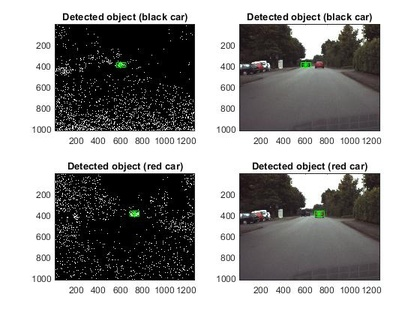
%> input picture Lab4/Images/Detection1.jpg, 420 x 315 px, shrunk from 560 x 420 before the run
$ octave --eval "result = circlesDetection(rgb2gray(imread('Images/Detection1.jpg')));"   (GNU Octave 9; MATLAB toolbox functions it lacks are replaced by stand-ins)
%> lines starting %> are read from the running program, lines starting %| are printed output that depends on the picture
### Lab4/showAllCircles.m
function showAllCircles(I, cx, cy, rad, color, ln_wid)
%% I: image on top of which you want to display the circles
%% cx, cy: column vectors with x and y coordinates of circle centers
%% rad: column vector with radii of circles.
%% The sizes of cx, cy, and rad must all be the same
%% color: optional parameter specifying the color of the circles
%%        to be displayed (red by default)
%% ln_wid: line width of circles (optional, 1.5 by default

if nargin < 5
    color = 'r';
end

if nargin < 6
   ln_wid = 1.5;
end

imshow(I); hold on;

theta = 0:0.1:(2*pi+0.1);
cx1 = cx(:,ones(size(theta)));
cy1 = cy(:,ones(size(theta)));
rad1 = rad(:,ones(size(theta)));
theta = theta(ones(size(cx1,1),1),:);
X = cx1+cos(theta).*rad1;
Y = cy1+sin(theta).*rad1;
line(X', Y', 'Color', color, 'LineWidth', ln_wid);

title(sprintf('%d circle', size(cx,1)));

### Lab4/circlesDetection.m
function[val,col,row]=circlesDetection(img)
%Lindeberg (1998): extrema in the Laplacian of Gaussians (LoG).
[h,w]=size(img);
sigma = 2;
n=5;%number of scales
scale_space = zeros(h,w,n);

for ii=1:n
    filt_size =  2*ceil(3*sigma)+1; % filter size
    LoG       =  sigma^2 * fspecial('log', filt_size, sigma); %scale-normalized Laplacian of Gaussian filter
    imFiltered = imfilter(img, LoG, 'same', 'replicate');
    scale_space(:,:,ii)=abs(imFiltered);

    radii(ii)=sigma;
    sigma=2*sigma;
end

%non-maxima suppression in scale-space
 v=2;
vv=-v:v;
scale_space_nomax  = zeros(h,w,n);
for ii=1:n
    TMP=scale_space(:,:,ii);
    for hh=(1+v):1*v:(h-v)
        for ww=(1+v):1*v:(w-v) %non-maxima suppression in 2D spatial slice @fixed scale
            tmp=TMP(hh+vv,ww+vv);
            [m,i]=max(tmp(:));
            a=zeros(length(vv));
            if m>55, a(i)=m;end
            TMP(hh+vv,ww+vv)=a;
            scale_space_nomax(hh+vv,ww+vv,ii)=a;
        end
    end
    v=2*v;
    vv=-v:v;
end

blobs=zeros(h,w);
for ii=1:h
    for jj=1:w
        tmp=scale_space_nomax(ii,jj,:); %non-maxima suppression in scale
        [m,i]=max(tmp);
        if m>55, blobs(ii,jj)=radii(i);end
    end
end

[row,col,val] = find(blobs);

figure
showAllCircles(img, col, row, 1.41*val, 'r', 1);
end
%> the loop in circlesDetection, `for ii=1:n` made 5 passes
%> pass 3, in circlesDetection, `imFiltered = imfilter(img, LoG, 'same', 'replicate');`:
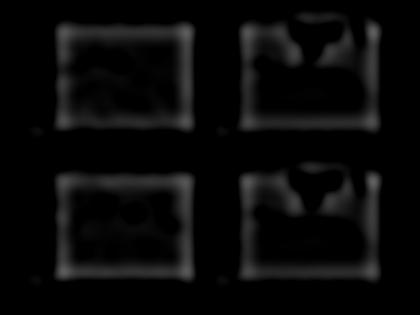
%> imFiltered: size 315x420 uint8; min 0, max 97, mean 9.4
%> after the loop in circlesDetection, `for ii=1:n`: radii = [2 4 8 16 32]; sigma = 64
%> the loop in circlesDetection, `for ii=1:n` made 5 passes
%> pass 3, in circlesDetection, `TMP=scale_space(:,:,ii);`:
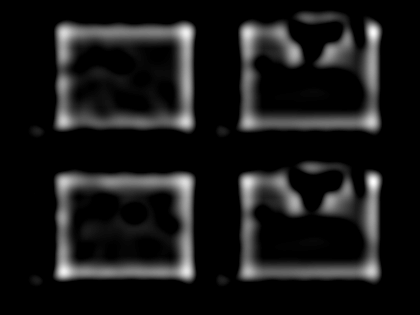
%> TMP: size 315x420 double; min 0, max 97, mean 9.4; mean of the top-left, top-right, bottom-left and bottom-right quarters 9.5, 9.3, 9.8, 9.2; drawn with min black and max white
%> after the loop in circlesDetection, `for ii=1:n`: a: size 65x65 double; every value is 0
%> after the loop in circlesDetection, `for ii=1:h`:
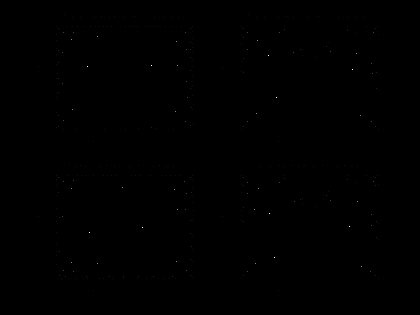
%> blobs: size 315x420 double; min 0, max 32, mean 0; drawn with min black and max white
%> in circlesDetection, `[row,col,val] = find(blobs);`: row = 345 values from 15 to 291; col = 345 values from 39 to 379; val = 345 values from 2 to 32
%> in showAllCircles, `cx1 = cx(:,ones(size(theta)));`:
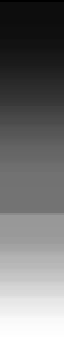
%> cx1: size 345x64 double; min 39, max 379, mean 194.5; drawn with min black and max white
%> in showAllCircles, `cy1 = cy(:,ones(size(theta)));`:
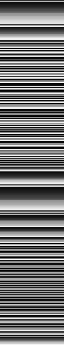
%> cy1: size 345x64 double; min 15, max 291, mean 138.2; drawn with min black and max white
%> in showAllCircles, `rad1 = rad(:,ones(size(theta)));`:
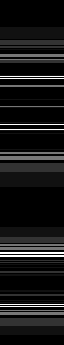
%> rad1: size 345x64 double; min 2.82, max 45.12, mean 6.8; drawn with min black and max white
%> `result = circlesDetection(rgb2gray(imread('Images/Detection1.jpg')));`:
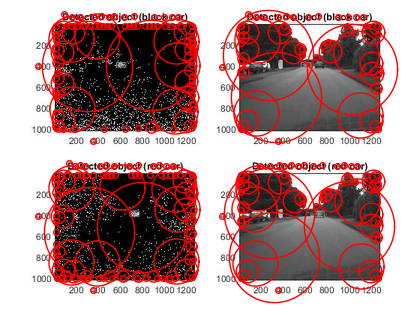
%> figure redrawn from the program's plot data; its title reads '345 circle'
%> `result = circlesDetection(rgb2gray(imread('Images/Detection1.jpg')));`: result = 345 values, max 32 at index 77, min 2 at index 1, mean 4.8
